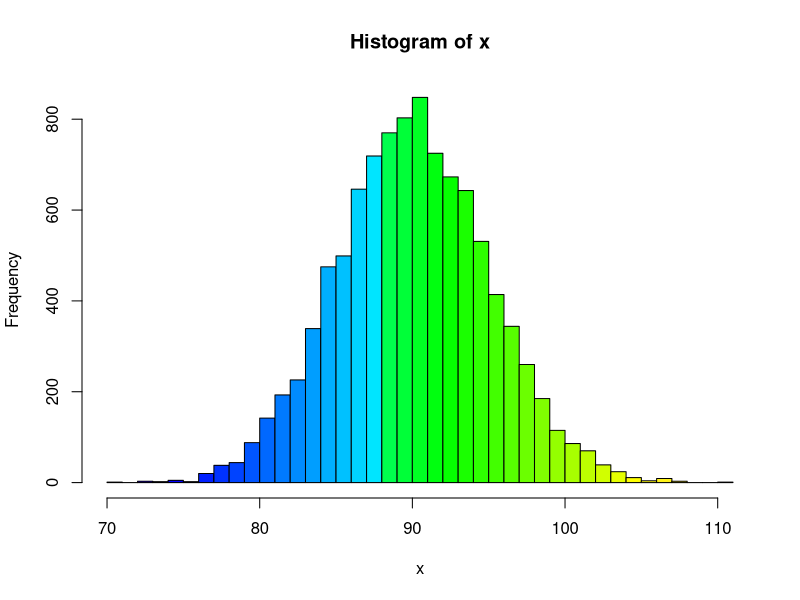
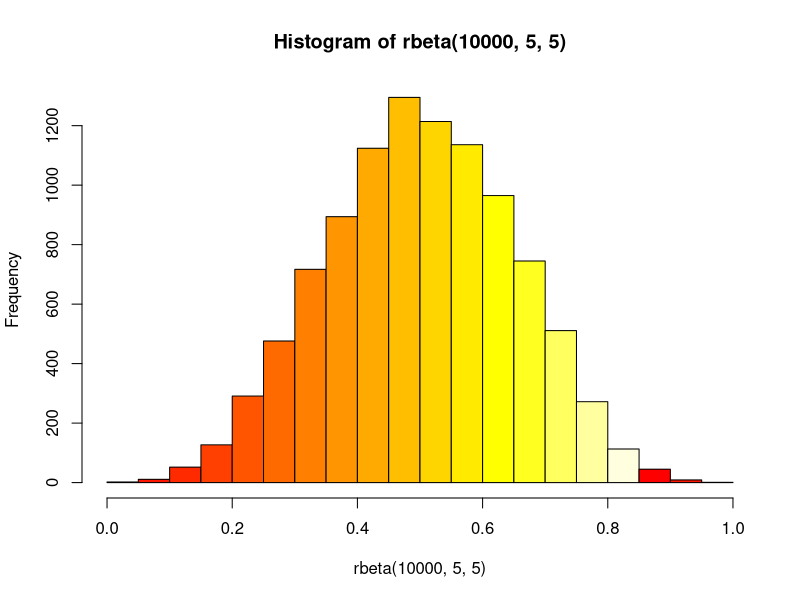
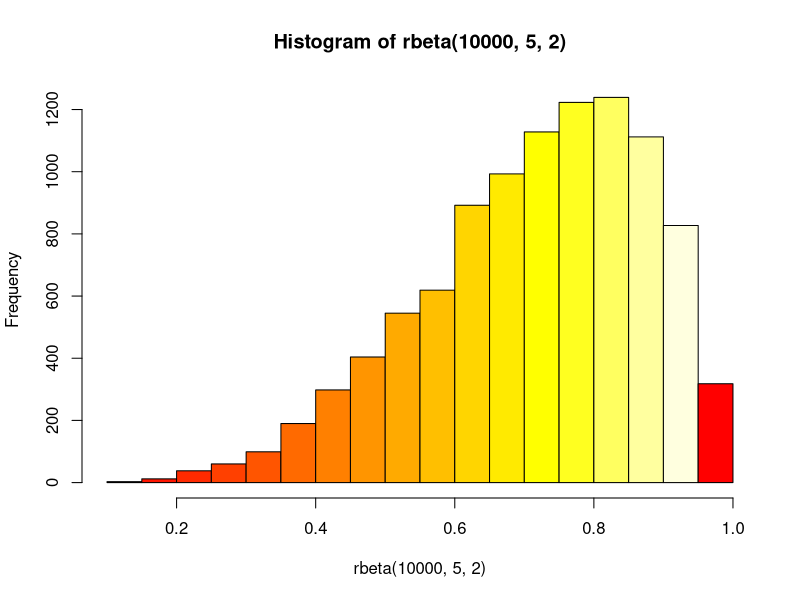
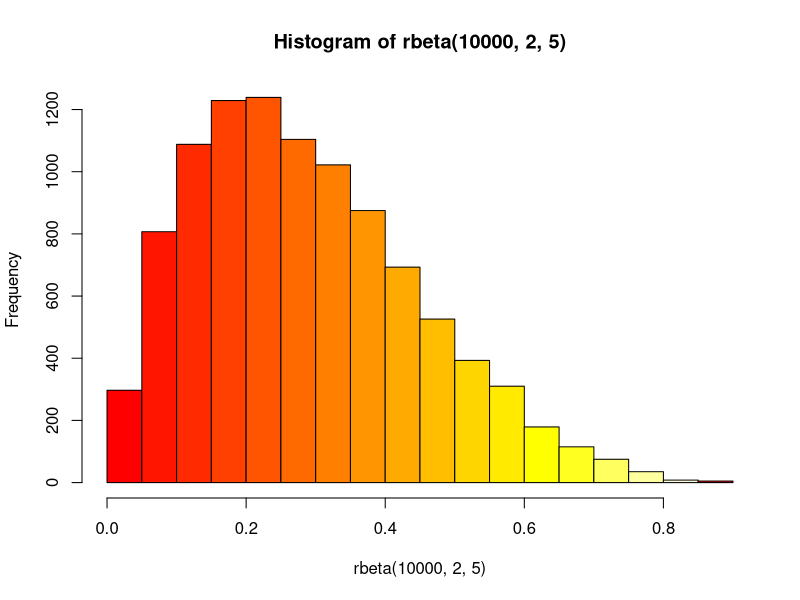
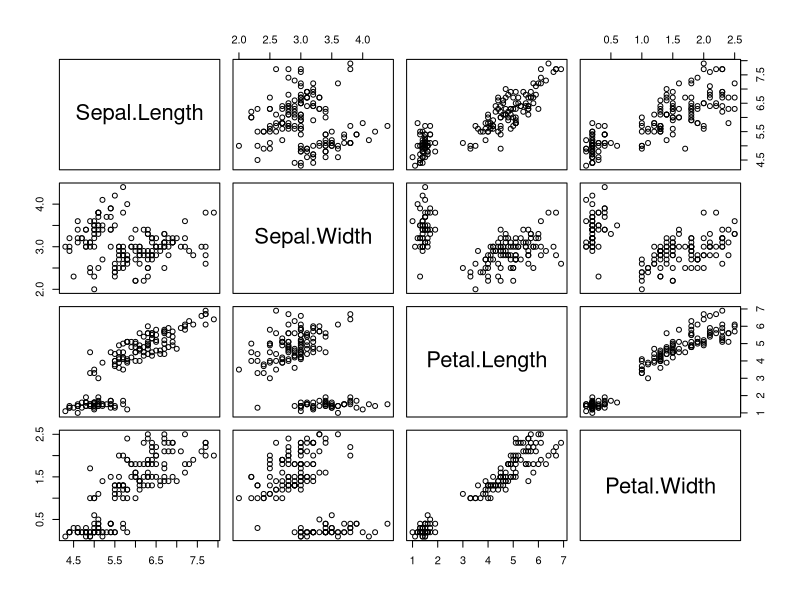
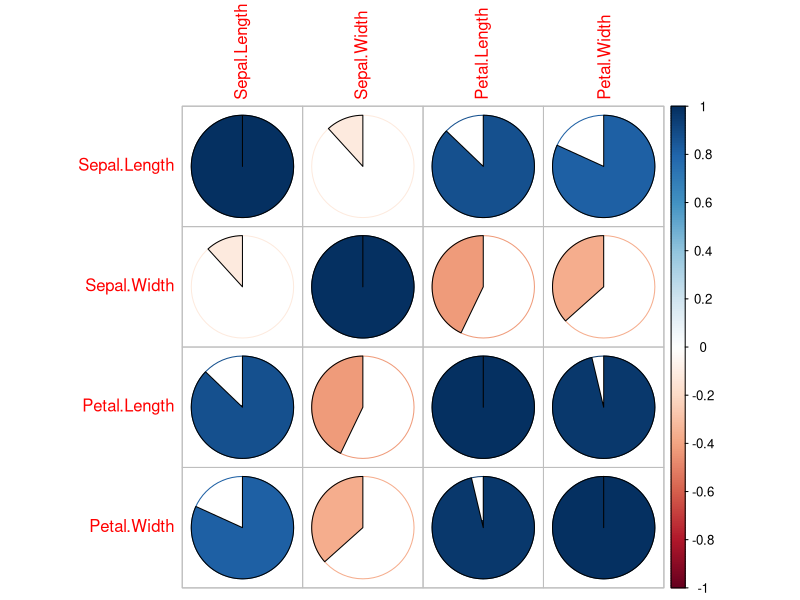

Reproduce these figures in R, in order.
# media

s1 <- c(165, 168, 170, 163, 168, 165, 164, 172)

mean(s1)

sum(s1)/length(s1)

sum(s1)

length(s1)

s2 <- c(165, 168, 170, 163, 168, 165, 164, 210)

mean(s2)

# mediana

median(s1)

sort(s1)

median(s2)

# moda

mode <- function(x) {
        uni.x <- unique(x)
        uni.x[which.max(tabulate(match(x, uni.x)))]
}

mode(s1)
mode(s2)


# quantili

quantile(s1)

x <- rnorm(10000, mean = 90, sd = 5)


# normal distribution

hist(x, breaks = 50, col = topo.colors(50))

# skewness 

hist(rbeta(10000,5,5), col = heat.colors(17)) # normal

hist(rbeta(10000, 5, 2), col = heat.colors(17)) # negatively

hist(rbeta(10000, 2, 5), col = heat.colors(17)) # positively



# 3

# varianza e deviazione standard

chicken_consumption1 <- c(10, 10, 10)

var(chicken_consumption1)

sd(chicken_consumption1)



chicken_consumption_2 <- c(1, 10, 20)

var(chicken_consumption_2)

sd(chicken_consumption_2)



# correlazione

cor(iris[, 1:4])

pairs(iris[, 1:4])

install.packages("corrplot")

library(corrplot)

iris_cor <- cor(iris[, 1:4])


corrplot(iris_cor, method = "pie")


